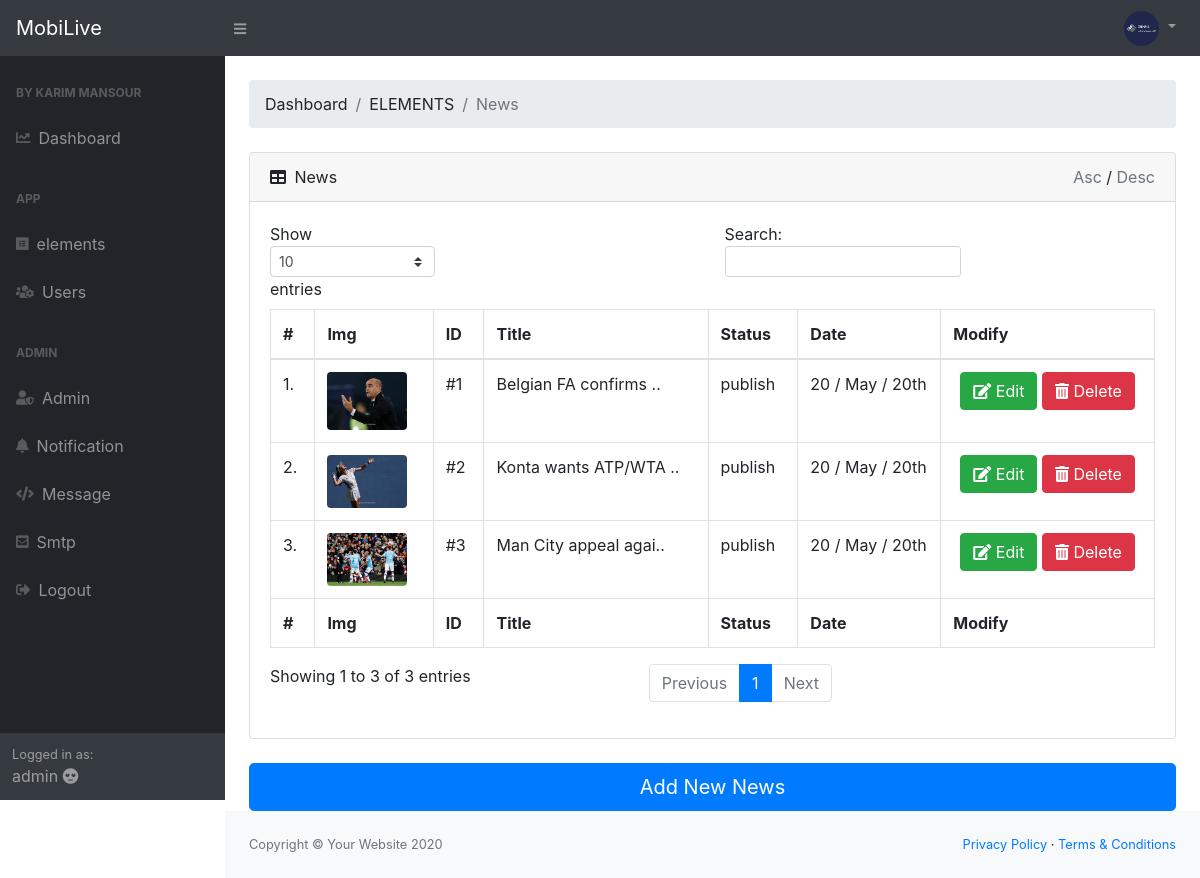
The app's page /news.php (signed in) with its own data.
### tables this page shows
CREATE TABLE `tbl_news` (
  `clm_nw_id` int(11) NOT NULL,
  `clm_nw_title` varchar(255) NOT NULL,
  `clm_nw_desc` text NOT NULL,
  `clm_nw_img` text NOT NULL,
  `clm_nw_date` datetime NOT NULL DEFAULT current_timestamp(),
  `clm_nw_status` enum('publish','draft') NOT NULL
);

### news.php (the view, shortened to what this page needs)
<?php
require_once "includes/header.php";
if (!isset($_SESSION['admin_id'])) {
    header("Location:index.php");
    exit;
} else {
    $do = isset($_GET["do"]) ? $_GET["do"] : "manage";
    if ($do == "manage") {
        $sort = "ASC";
        $stmt = $db->prepare("SELECT from_unixtime(UNIX_TIMESTAMP(clm_nw_date),'%y') as year ,
         from_unixtime(UNIX_TIMESTAMP(clm_nw_date),'%M') as month ,
        from_unixtime(UNIX_TIMESTAMP(clm_nw_date),'%D') as day ,
         clm_nw_id ,clm_nw_title , clm_nw_status ,clm_nw_img
         FROM tbl_news ORDER BY `clm_nw_id` $sort");
        $stmt->execute();
        $getAll = $stmt->fetchall();
        if (!empty($getAll)) {
?>
            <div class="container-fluid">
                <div class="card mb-4">
                    <div class="card-header">
                        <i class="fas fa-table mr-1"></i>
                        News
                        <span style="float: right;"> <a href=""> <a href=""></a></a>
                            <a style="<?php if (isset($_GET["sort"])  && $_GET["sort"] == "ASC") {
                                            echo "font-weight: bold;color:black;";
                                        } else {
                                            echo "font-weight: 400;color:#6c757d;";
                                        } ?> ?>" href="?sort=ASC">Asc</a><span> / </span>
                            <a style="<?php if (isset($_GET["sort"])  && $_GET["sort"] == "DESC") {
                                            echo "font-weight: bold;color:black;";
                                        } else {
                                            echo "font-weight: 400;color:#6c757d;";
                                        } ?> ?>" href="?sort=DESC">Desc</a>
                        </span>
                    </div>
                    <div class="card-body">
                        <div class="table-responsive">
                            <table class="table table-bordered" id="dataTable" width="100%" cellspacing="0">
                                <thead>
                                    <tr>
                                        <th>#</th>
                                        <th>Img</th>
                                        <th>ID</th>
                                        <th>Title</th>
                                        <th>Status</th>
                                        <th>Date</th>
                                        <th>Modify</th>
                                    </tr>
                                </thead>
                                <tfoot>
                                    <tr>
                                        <th>#</th>
                                        <th>Img</th>
                                        <th>ID</th>
                                        <th>Title</th>
                                        <th>Status</th>
                                        <th>Date</th>
                                        <th>Modify</th>
                                    </tr>
                                </tfoot>
                                <tbody>
                                    <?php
                                    $counter = 1;
                                    foreach ($getAll as $get) {
                                    ?>
                                        <tr>
                                            <td><?php echo $counter; ?>.</td>
                                            <td>
                                                <div class="round-img" style="margin: auto;">
                                                    <?php $img = $get["clm_nw_img"] != "empty" ? $get["clm_nw_img"] : "empty.png"; ?>
                                                    <img  style="max-width: 80px;"  class="img-fluid rounded" src="images/img_news/<?php echo $img; ?>" alt="">
                                                </div>
                                            </td>
                                            <td> #<?php echo $get["clm_nw_id"]; ?> </td>
                                            <td> <span class="name">
                                                    <?php
                                                    $title = $get["clm_nw_title"];
                                                    if (strlen($title) < 20) {
                                                        echo $title;
                                                    } else {
                                                        echo substr($title, 0, 20) . "..";
                                                    }
                                                    ?> </span> </td>
                                            <td> <span class="product"><?php echo $get["clm_nw_status"]; ?> </span> </td>
                                            <td>
                                                <span class="count"><?php echo $get["year"]; ?> </span>
                                                /<span> <?php echo $get["month"]  . " / " . $get["day"]; ?> </span>
                                            </td>
                                            <td style="text-align: center;">
                                                <a href="?do=edit&id=<?php echo $get["clm_nw_id"]; ?>"><span class="btn btn-success"><i class='fa fa-edit'></i> Edit</span></a>
                                                <a href="?do=delete&id=<?php echo $get["clm_nw_id"]; ?>"><span class="btn btn-danger confirm"><i class='fas fa-trash-alt'></i> Delete</span></a>
                                            </td>
                                        </tr>
                                    <?php $counter++;
                                    } ?>
                                </tbody>
                            </table>
                        </div>
                    </div>
                </div>
                <div>
                    <button type="button" class="btn btn-primary btn-lg btn-block">
                        <a style="color: #ffffff;" href="?do=add">Add New News</a>
                    </button>
                </div>
            </div>
        <?php
        } else {
            btnAdd("Add New News");
        }
    } else if ($do == "edit") {
        $newsId = isset($_GET["id"]) && is_numeric($_GET["id"]) ? intval($_GET["id"]) : 0;
        $count = checkItems("tbl_news", "clm_nw_id", $newsId);
        if ($count > 0) {
            $get = getItem("tbl_news", "clm_nw_id", $newsId);
        ?>
            <div class="container">
                <div class="card">
                    <div class="card-body">
                        <h4 class="box-title">Edit</h4>
                    </div>
                    <div class="card-body text-center">
                        <form method="post" action="?do=update" enctype="multipart/form-data">
                            <?php $img = $get["clm_nw_img"] != "empty" ? $get["clm_nw_img"] : "empty.png"; ?>
                            <div class="img_box w-100% m-3">
                                <div class="row">
                                    <div class="col-12">
                                        <div style="margin:auto;" class="p-3">
                                            <?php if ($img != "empty") { ?>
                                                <img  style="height: 300px;width:300px"  class="img-fluid rounded" type="image" id="profile-img" src="images/img_news/<?php echo $img; ?>" alt="profile image" />
                                            <?php } else { ?>
                                                <img  style="height: 300px;width:300px"  class="img-fluid rounded" type="image" id="profile-img" src="images/img_news/empty.png" alt="add image" />
                                            <?php } ?></div>
                                    </div>
                                    <div class="col-12 m-3">
                                        <input class="form-control-file" accept="image/*" style="background: #d0d0e0;" type="file" name="image" id="file-img">
                                    </div>
                                </div>
                            </div>
                            <input type="hidden" name="id" value="<?php echo  $newsId;  ?>">
                            <div class="form-group">
                                <label for="title" class="control-label mb-1">Title</label>
                                <input data-msgAr="عنوان" data-msgEng="Title" type="text" id="title" name="title" class="form-control auto_direction" placeholder="Title" value="<?php echo $get['clm_nw_title']; ?>">
                            </div>
                            <div class="form-group">
                                <label for="text">Text</label>
                                <textarea type="text" class="form-control auto_direction" name="text" id="text" data-msgAr="النص فقط" data-msgEng="only text" placeholder="only text" rows="10"><?php echo $get['clm_nw_desc']; ?></textarea>
                            </div>
                            <div class="row form-group">
                                <div class="col col-md-3"><label for="selectLg" class=" form-control-label">Status</label></div>
                                <div class="col-12 col-md-9">
                                    <select name="status" id="selectLg" class="form-control-lg form-control">
                                        <option disabled>Please select</option>
                                        <option value="draft" <?php if ($get["clm_nw_status"] == "draft") {
                                                                    echo "Selected";
                                                                } ?>>Draft</option>
                                        <option value="publish" <?php if ($get["clm_nw_status"] == "publish") {
                                                                    echo "Selected";
                                                                } ?>>Publish</option>
                                    </select>
                                </div>
                            </div>
                            <div>
                                <button type="submit" class="btn btn-lg btn-info btn-block">
                                    <span>Update</span>
                                </button>
                            </div>
                        </form>
                    </div>
                </div>
            </div>
        <?php
              }
            } else if ($do == "delete") {
                $newsId = isset($_GET["id"]) && is_numeric($_GET["id"]) ? intval($_GET["id"]) : 0;
                $count = checkItems("tbl_news", "clm_nw_id", $userId);
                if ($count > 0) {
                    $stmt = $db->prepare("DELETE FROM tbl_news WHERE clm_nw_id = :ui ");
                    $stmt->bindparam("ui", $newsId);
                    $stmt->execute();
                    returnToBack("this articale is deleted", "success", "back");
                }
            }
            require_once "includes/footer.php";
        }
                ?>

### records on screen
tbl_news: clm_nw_img (picture), clm_nw_id "1", clm_nw_title "Belgian FA confirms", clm_nw_status "publish", year "20", month "May", day "20th"
tbl_news: clm_nw_img (picture), clm_nw_id "2", clm_nw_title "Konta wants ATP/WTA", clm_nw_status "publish", year "20", month "May", day "20th"
tbl_news: clm_nw_img (picture), clm_nw_id "3", clm_nw_title "Man City appeal agai", clm_nw_status "publish", year "20", month "May", day "20th"

### other values on screen
$_SESSION['admin_user'] "admin"
$Ptitle "ELEMENTS"
$Ctitle "News"
